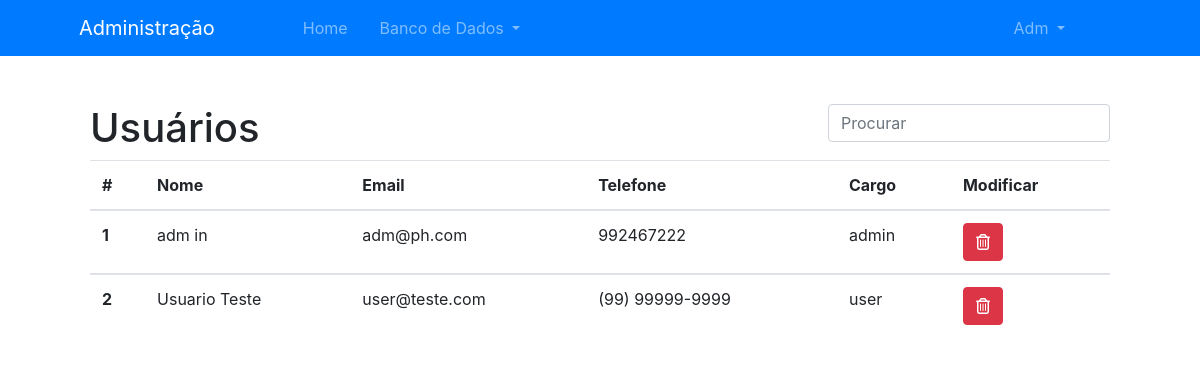
Before: /admin/usuarios (signed in) with the older database file.
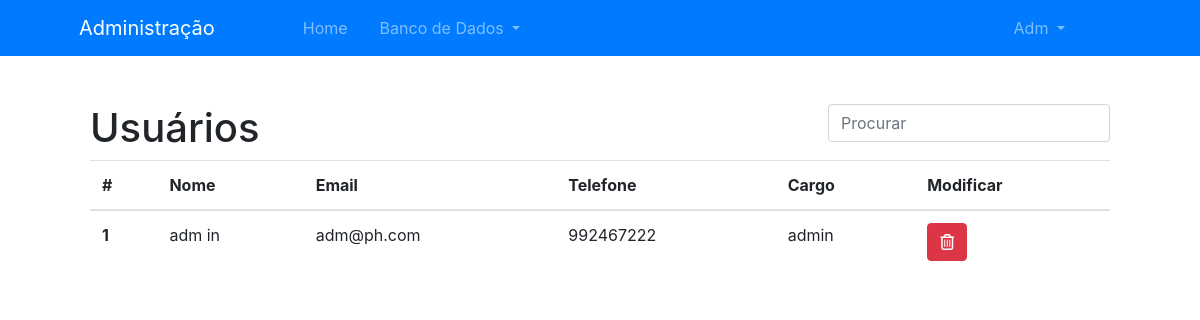
After: the same page with the newer database file.
### models.py (models this page shows, shortened)
class User(UserMixin, db.Model):
    id = db.Column(db.Integer, primary_key=True)
    role = db.Column(db.Enum("user", "admin"), nullable=False, default='user')  # Role of the user, limits the access to certain pages
    name = db.Column(db.String(100), nullable=False)
    surname = db.Column(db.String(100), nullable=False)
    email = db.Column(db.String(100), unique=True, nullable=False)
    phone = db.Column(db.String(15), unique=True, nullable=False)
    password = db.Column(db.String(100), nullable=False)
    orders = db.relationship('Order', backref='order')

### views.py (the view)
@views.route('/admin/usuarios')
@login_required
def admin_users():
    if current_user.role == 'admin':
        users = User.query.all()
        return render_template('admin/users.html', users=users)
    else:
        return redirect(url_for('views.homepage'))

### __init__.py (called while the page is built)
def create_app(config_file='config.py'):
    app = Flask(__name__)
    app.config.from_pyfile(config_file)
    db.init_app(app)
    login_manager.login_view = 'auth.login'
    login_manager.init_app(app)
    from .models import User
    @login_manager.user_loader
    def load_user(user_id):
        return User.query.get(int(user_id))
    from .models import models
    app.register_blueprint(models)
    from .views import views
    app.register_blueprint(views)
    from .auth import auth
    app.register_blueprint(auth)
    return app

### templates/admin/users.html (shortened to what this page needs)
{% extends 'admin/base.html' %}
{% block page %}
    <div class="box mx-auto mt-5 mb-2">
        <h1 class="d-inline">Usuários</h1>
        <div class="float-right">
            <input class="form-control mr-sm-2" type="search" id="tableSearch" onkeyup="searchInTable()" placeholder="Procurar" aria-label="Search">
        </div>
    </div>
    <div class="box mx-auto">
        <table class="table table-hover">
            <thead>
                <tr>
                    <th scope="col">#</th>
                    <th scope="col">Nome</th>
                    <th scope="col">Email</th>
                    <th scope="col">Telefone</th>
                    <th scope="col">Cargo</th>
                    <th scope="col">Modificar</th>
                </tr>
            </thead>
            {% for user in users %}
            <tbody class="searchable">
                <tr style="cursor: pointer;">
                    <th scope="row">{{ user.id }}</th>
                    <td data-href="{{ url_for('views.admin_user_detail', id=user.id) }}">{{ user.name }} {{ user.surname }}</td>
                    <td data-href="{{ url_for('views.admin_user_detail', id=user.id) }}">{{ user.email }}</td>
                    <td data-href="{{ url_for('views.admin_user_detail', id=user.id) }}">{{ user.phone }}</td>
                    <td data-href="{{ url_for('views.admin_user_detail', id=user.id) }}">{{ user.role }}</td>
                    <td>
                        <button type="button" class="btn btn-danger" data-toggle="modal" data-target="#modalDelete{{ user.id }}">
                            <i class="far fa-trash-alt"></i>
                        </button>
                    </td>
                </tr>
            </tbody>
            {% endfor %}
        </table>
    </div>
{% endblock %}

### templates/admin/base.html (shortened to what this page needs)
<!DOCTYPE html>
<html lang="pt-br">
<head>
    <link rel="stylesheet" type="text/css" href="{{ url_for('static', filename='css/admin.css') }}">
    <link rel="stylesheet" href="https://maxcdn.bootstrapcdn.com/bootstrap/4.0.0/css/bootstrap.min.css"
>
</head>
<body>
    <nav class="navbar sticky-top navbar-expand-lg bg-primary navbar-dark">
        <div class="collapse navbar-collapse container-fluid" id="navbarNav">
            <ul class="navbar-nav">
                <a class="navbar-brand ml-5" href="">
                    <span>Administração</span>
                </a>
                <li class="nav-item px-3 ml-5 my-auto">
                    <a class="nav-link nav-text" href="{{ url_for('views.admin') }}">Home</a>
                </li>
                <li class="nav-item dropdown mr-5">
                    <a class="nav-link dropdown-toggle" href="#" id="navbarDropdownMenuLink" role="button" data-toggle="dropdown" aria-haspopup="true" aria-expanded="false">
                      Banco de Dados
                    </a>
                </li>
            </ul>
            <ul class="navbar-nav mr-5">
                <li class="nav-item dropdown mr-5">
                    <a class="nav-link dropdown-toggle" href="#" id="navbarDropdownMenuLink" role="button" data-toggle="dropdown" aria-haspopup="true" aria-expanded="false">
                      {{ current_user.name|capitalize }}
                    </a>
                </li>
            </ul>
        </div>
    </nav>
    {% block page %}
    {% endblock %}
</body>
</html>

### static/css/admin.css (style rules this page uses)
.box { width: 85%; }

Changed rows visible on the page:
removed User: id "2", name "Usuario", surname "Teste", email "user@teste.com", phone "(99) 99999-9999", role "user"
